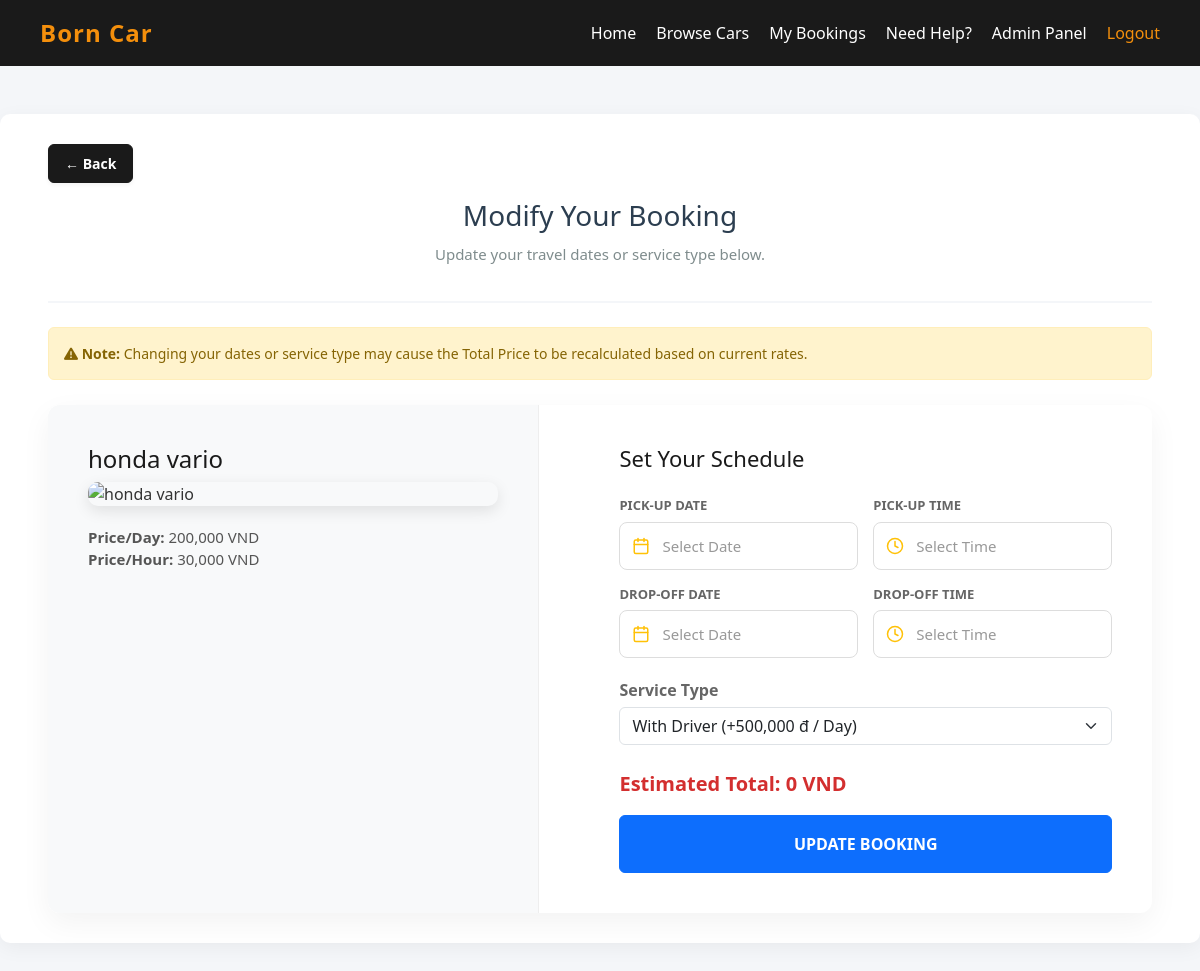
Page /index.php?action=edit_booking&id=33 (signed in) on the committed database.
### tables this page shows
CREATE TABLE `bookings` (
  `id` int(11) NOT NULL,
  `user_id` int(11) NOT NULL,
  `car_id` int(11) NOT NULL,
  `pickup_datetime` datetime NOT NULL,
  `dropoff_datetime` datetime NOT NULL,
  `service_type` enum('self-drive','with-driver') NOT NULL,
  `total_price` decimal(12,2) NOT NULL,
  `status` enum('pending','confirmed','cancelled','completed') DEFAULT 'pending',
  `created_at` timestamp NOT NULL DEFAULT current_timestamp()
);

CREATE TABLE `cars` (
  `id` int(11) NOT NULL,
  `model_name` varchar(150) NOT NULL,
  `category` varchar(50) NOT NULL,
  `seats` int(11) NOT NULL,
  `fuel_type` varchar(50) NOT NULL,
  `transmission` enum('auto','manual') NOT NULL,
  `price_per_day` decimal(12,2) NOT NULL,
  `price_per_hour` decimal(12,2) NOT NULL,
  `image_url` varchar(255) DEFAULT NULL,
  `description` text DEFAULT NULL,
  `is_available` tinyint(1) DEFAULT 1,
  `created_at` timestamp NOT NULL DEFAULT current_timestamp(),
  `district` varchar(100) NOT NULL DEFAULT '',
  `address` varchar(255) NOT NULL DEFAULT ''
);

### datafunctions/booking_functions.php (called while the page is built, shortened)
<?php
function getUserBookingsById(PDO $db, int $booking_id, int $user_id)
{
    try {
        $sql = "SELECT b.*, c.model_name, c.image_url, c.price_per_day, c.price_per_hour
                FROM bookings b
                JOIN cars c ON b.car_id = c.id
                WHERE b.user_id = :user_id AND b.id = :booking_id
                LIMIT 1";
        $stmt = $db->prepare($sql);
        $stmt->execute([':user_id' => $user_id, ':booking_id' => $booking_id]);
        return $stmt->fetch(PDO::FETCH_ASSOC);
    } catch (PDOException $e) {
        error_log("getUserBookingsById Error: " . $e->getMessage());
        return false;
    }
}

### views/pages/user_edit_booking.php (the view, shortened to what this page needs)
<!DOCTYPE html>
<html lang="en">
<head>
    <link href="https://cdn.jsdelivr.net/npm/bootstrap@5.3.0/dist/css/bootstrap.min.css" rel="stylesheet">
    <link rel="stylesheet" href="https://cdnjs.cloudflare.com/ajax/libs/font-awesome/6.4.0/css/all.min.css">
    <link rel="stylesheet" href="css/style.css">
    <link rel="stylesheet" href="https://cdn.jsdelivr.net/npm/flatpickr/dist/flatpickr.min.css">
    <link rel="stylesheet" href="https://cdn.jsdelivr.net/npm/flatpickr/dist/plugins/monthSelect/style.css">
</head>
<body>
    <?php require_once __DIR__ . '/../layouts/header.php'; ?>
    <div class="edit-container container-fluid px-lg-5 mt-5" style="max-width: 1400px;">
        <a href="index.php?action=my_bookings" class="btn-back mb-3" onclick="if (window.history.length > 1) { event.preventDefault(); window.history.back(); }">&larr; Back</a>
        <div class="edit-header mb-4">
            <h2>Modify Your Booking</h2>
            <p>Update your travel dates or service type below.</p>
        </div>
        <?php if (!empty($booking)): ?>
            <div class="alert alert-warning">
                <strong><i class="fas fa-exclamation-triangle"></i> Note:</strong> Changing your dates or service type may cause the Total Price to be recalculated based on current rates.
            </div>
            <div class="booking-wrapper">
                <div class="car-summary-col">
                    <h2><?= htmlspecialchars($booking['model_name']) ?></h2>
                    <img
                        src="<?= !empty($booking['image_url']) ? htmlspecialchars($booking['image_url']) : 'https://images.unsplash.com/photo-1494976388531-d1058494cdd8?auto=format&fit=crop&w=600&q=80' ?>"
                        alt="<?= htmlspecialchars($booking['model_name']) ?>"
                        onerror="this.src='https://images.unsplash.com/photo-1494976388531-d1058494cdd8?auto=format&fit=crop&w=600&q=80'">
                    <div class="btn-inforcar">
                        <strong>Price/Day:</strong> <?= number_format($booking['price_per_day'], 0, '.', ',') ?> VND<br>
                        <strong>Price/Hour:</strong> <?= number_format($booking['price_per_hour'], 0, '.', ',') ?> VND
                    </div>
                </div>
                <div class="booking-form-col">
                    <h3>Set Your Schedule</h3>
                    <form id="bookingForm" method="POST" action="index.php?action=update_booking">
                        <div class="booking-schedule-grid">
                            <div class="schedule-item">
                                <label>Pick-up Date</label>
                                <div class="input-wrapper">
                                    <input type="text" id="pickup_date_display" class="schedule-input" placeholder="Select Date" readonly>
                                </div>
                            </div>
                            <div class="schedule-item relative-parent">
                                <label>Pick-up Time</label>
                                <div class="input-wrapper" id="pickup-time-wrapper" style="cursor: pointer;">
                                    <svg xmlns="http://www.w3.org/2000/svg" width="20" height="20" viewBox="0 0 24 24" fill="none" stroke="currentColor" stroke-width="2" stroke-linecap="round" stroke-linejoin="round" class="input-icon">
                                        <circle cx="12" cy="12" r="10"></circle>
                                        <polyline points="12 6 12 12 16 14"></polyline>
                                    </svg>
                                    <input type="text" id="pickup_time_display" class="schedule-input" placeholder="Select Time" readonly style="pointer-events: none;">
                                </div>
                            </div>
                            <div class="schedule-item">
                                <label>Drop-off Date</label>
                                <div class="input-wrapper">
                                    <input type="text" id="dropoff_date_display" class="schedule-input" placeholder="Select Date" readonly>
                                </div>
                            </div>
                            <div class="schedule-item relative-parent">
                                <label>Drop-off Time</label>
                                <div class="input-wrapper" id="dropoff-time-wrapper" style="cursor: pointer;">
                                    <svg xmlns="http://www.w3.org/2000/svg" width="20" height="20" viewBox="0 0 24 24" fill="none" stroke="currentColor" stroke-width="2" stroke-linecap="round" stroke-linejoin="round" class="input-icon">
                                        <circle cx="12" cy="12" r="10"></circle>
                                        <polyline points="12 6 12 12 16 14"></polyline>
                                    </svg>
                                    <input type="text" id="dropoff_time_display" class="schedule-input" placeholder="Select Time" readonly style="pointer-events: none;">
                                </div>
                            </div>
                        </div>
                        <div class="form-group service-type-group mb-4">
                            <label for="service_type" class="form-label">Service Type</label>
                            <select id="service_type" name="service_type" class="form-select" required onchange="calculateNewPrice()">
                                <option value="with-driver" <?= (isset($booking['service_type']) && $booking['service_type'] == 'with-driver') ? 'selected' : '' ?>>With Driver (+500,000 đ / Day)</option>
                            </select>
                        </div>
                        <div class="total-price-display mb-3">
                            Estimated Total: <span id="displayPrice">0</span> VND
                        </div>
                        <button type="submit" class="btn btn-primary w-100 py-3 fw-bold text-uppercase">Update Booking</button>
                    </form>
                </div>
            </div>
        <?php else: ?>
            <div class="msg-error">Booking information could not be loaded.</div>
            <a href="index.php?action=my_bookings" class="btn-back" onclick="if (window.history.length > 1) { event.preventDefault(); window.history.back(); }">&larr; Back</a>
        <?php endif; ?>
    </div>
</body>
</html>

### css/style.css (style rules this page uses)
body { font-family: "Segoe UI", Tahoma, Geneva, Verdana, sans-serif; background-color: #f4f6f8; margin: 0; color: #333; }
.booking-wrapper { display: flex; gap: 40px; background: #fff; border-radius: 12px; box-shadow: 0 10px 30px rgba(0, 0, 0, 0.05); overflow: hidden; align-items: stretch; }
.car-summary-col { flex: 1; background: #f8f9fa; padding: 40px; border-right: 1px solid #eee; display: flex; flex-direction: column; }
.car-summary-col h2 { margin-top: 0; color: #1a1a1a; font-size: 24px; }
.car-summary-col img { width: 100%; border-radius: 10px; object-fit: cover; margin-bottom: 20px; box-shadow: 0 5px 15px rgba(0, 0, 0, 0.1); }
.booking-form-col { flex: 1.2; padding: 40px; }
.booking-form-col h3 { margin-top: 0; margin-bottom: 25px; color: #1a1a1a; font-size: 22px; }
.form-group { margin-bottom: 20px; }
.form-group label { display: block; margin-bottom: 8px; font-weight: 600; color: #495057; }
.btn-back { display: inline-flex; text-decoration: none; color: #fff; font-weight: 700; font-size: 14px; padding: 8px 16px; background: #1a1a1a; border: 1px solid #1a1a1a; border-radius: 6px; box-shadow: 0 2px 4px rgba(0, 0, 0, 0.05); transition: all 0.3s; margin-bottom: 20px; }
.btn-inforcar { margin-bottom: 20px; font-size: 15px; color: #555; }
.form-group { margin-bottom: 15px; }
.form-group label { display: block; margin-bottom: 5px; color: #666; font-weight: bold; }
.alert { padding: 10px; margin-bottom: 15px; border-radius: 4px; }
.edit-container { max-width: 800px; margin: 50px auto; background: #fff; border-radius: 10px; box-shadow: 0 5px 20px rgba(0, 0, 0, 0.05); padding: 30px; font-family: "Segoe UI", Tahoma, Geneva, Verdana, sans-serif; }
.edit-header { text-align: center; border-bottom: 2px solid #f4f6f9; padding-bottom: 20px; margin-bottom: 30px; }
.edit-header h2 { color: #2c3e50; font-size: 28px; margin-bottom: 10px; }
.edit-header p { color: #7f8c8d; font-size: 15px; }
.alert-warning { background-color: #fff3cd; color: #856404; padding: 15px; border-radius: 6px; margin-bottom: 25px; font-size: 14px; border: 1px solid #ffeeba; }
body { background-color: #f4f6f9; margin: 0; font-family: "Segoe UI", Tahoma, Geneva, Verdana, sans-serif; }
.booking-schedule-grid { display: grid; grid-template-columns: 1fr 1fr; gap: 15px; margin-bottom: 25px; }
.schedule-item { display: flex; flex-direction: column; }
.schedule-item label { font-size: 13px; font-weight: 600; color: #555; margin-bottom: 6px; text-transform: uppercase; }
.input-wrapper { display: flex; align-items: center; background: #fff; border: 1px solid #ced4da; border-radius: 8px; padding: 10px 12px; transition: all 0.2s ease; cursor: pointer; }
.input-icon { color: #28a745; margin-right: 10px; flex-shrink: 0; }
.schedule-input { border: none; outline: none; background: transparent; width: 100%; font-size: 15px; color: #333; font-weight: 500; cursor: pointer; }
.booking-schedule-grid { display: grid; grid-template-columns: 1fr 1fr; gap: 15px; margin-bottom: 20px; }
.schedule-item label { display: block; font-size: 13px; font-weight: 600; color: #666; margin-bottom: 6px; }
.input-wrapper { position: relative; background: #fff; border: 1px solid #ddd; border-radius: 8px; display: flex; align-items: center; padding: 0 12px; height: 48px; transition: all 0.2s ease; }
.input-icon { color: #ffc107; margin-right: 10px; width: 18px; height: 18px; opacity: 1; }
.schedule-input { border: none; background: transparent; width: 100%; height: 100%; font-size: 15px; color: #1a1a1a; outline: none; font-weight: 500; cursor: pointer; }
.schedule-input::placeholder { color: #999; }
.relative-parent { position: relative; }
.total-price-display { font-size: 1.25rem; font-weight: bold; margin-top: 15px; color: #d32f2f; }

### rows in the picture
bookings: car.model_name "honda vario", car.price_per_day "200,000", car.price_per_hour "30,000", service_type "With Driver (+500,000 đ / Day)"
